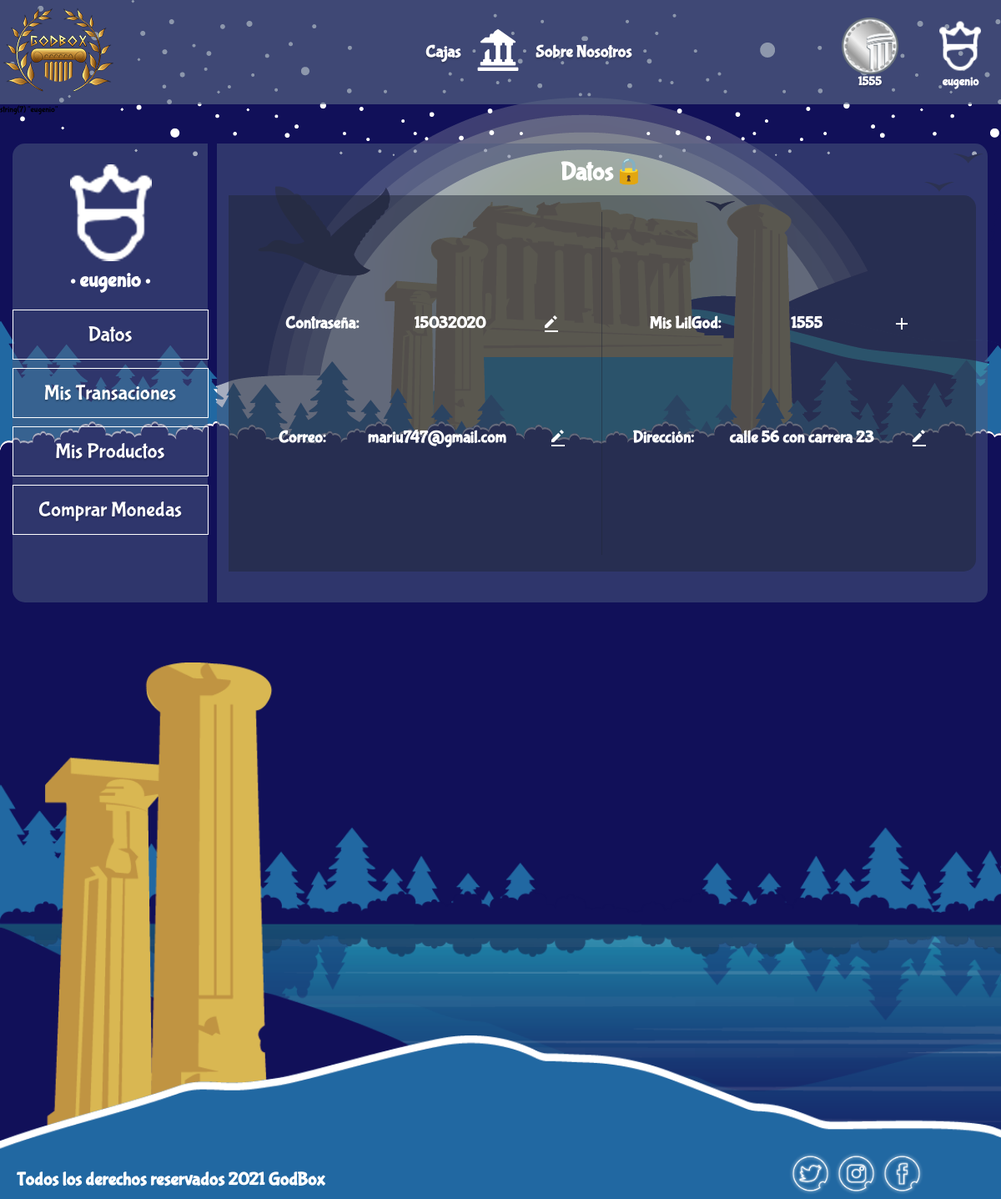
The page /view/user_page.php (signed in) on the database as committed earlier.
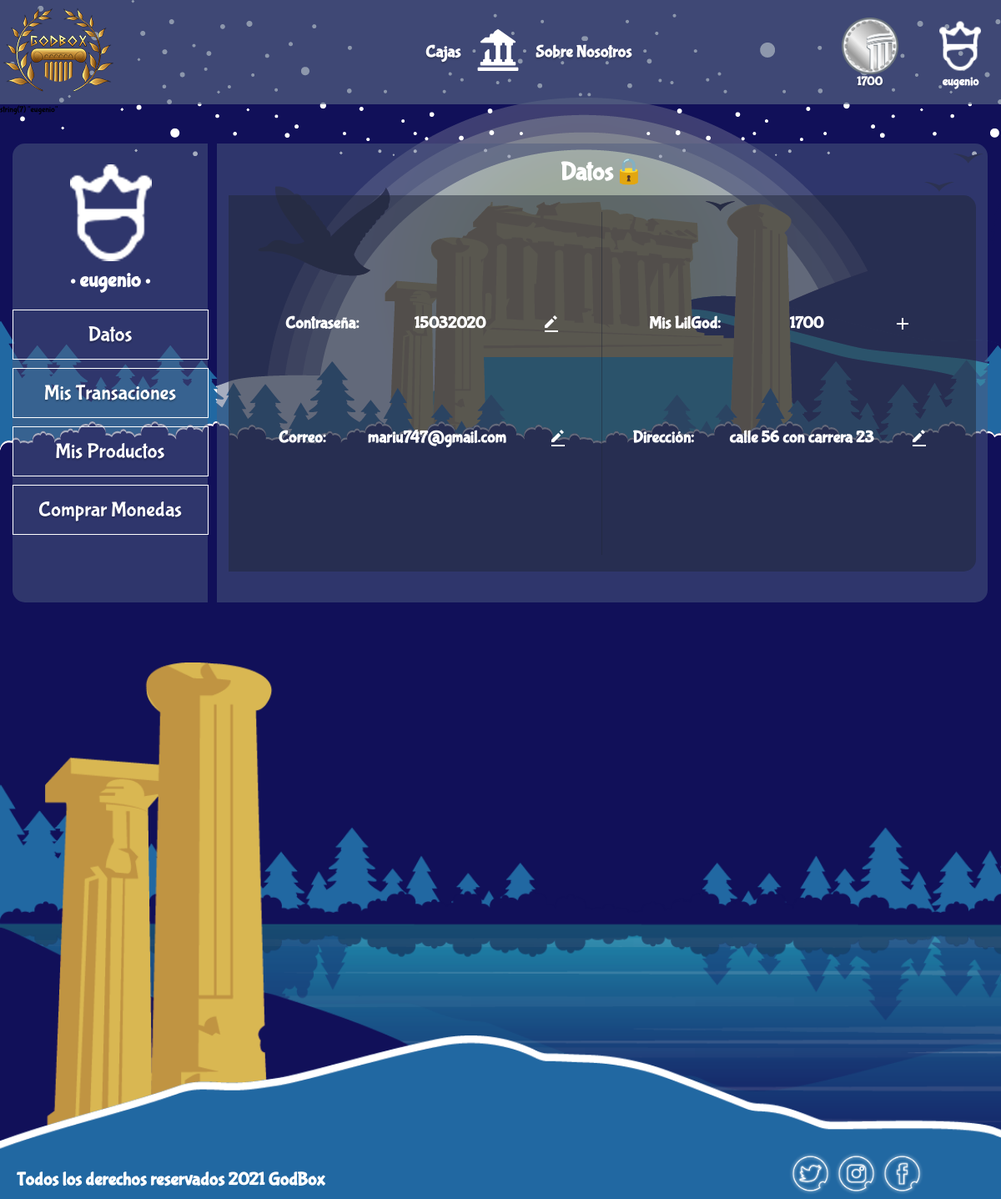
The same page on the database as committed later.
### tables this page shows
CREATE TABLE `users` (
  `username` varchar(45) NOT NULL,
  `password` varchar(45) NOT NULL,
  `coins` int(11) NOT NULL,
  `id` varchar(45) NOT NULL,
  `email` varchar(45) NOT NULL,
  `address` varchar(45) NOT NULL,
  `birth` varchar(45) NOT NULL,
  `fecha de registro` varchar(11) NOT NULL
);

### model/connect_db.php (called while the page is built, shortened)
<?php
class connect_db {
  var $conection;
  function __construct () {
    $server_conect = "localhost";
    $username = "root";
    $password = "12345678";
    $use_db = "godbox";
    $this->conection = new mysqli($server_conect, $username, $password, $use_db);
  }
  function add_instruc($instruct) {
    return $this->conection->query($instruct);
  }
}
?>

### model/user.php (called while the page is built, shortened)
<?php
  class user {
  private $data_base;
  function __construct() {
    $this->data_base= new connect_db();
  }
    function GetByUsername($username){
      $query_send = "SELECT `username`, `password`, `id`, `email`, `address`, `coins` FROM `users` WHERE  `username` = '$username'";
      $question = $this->data_base->add_instruc($query_send);
      return $question;
    }
    function getCoinsdb($username){
      $query_send = "SELECT `coins` FROM `users` WHERE `username` = '".$username."'";
      $question =  $this->data_base->add_instruc($query_send);
      if(mysqli_num_rows($question) > 0){
         $rows = mysqli_fetch_array($question);
         return $rows['coins'];
      }else {
        return 0;
      }
    }
}
?>

### view/user_page.php (the view, shortened to what the changed rows need)
<?php
require_once('../controllers/header-controller.php');
require_once('../model/user.php');
?>
<!DOCTYPE html>
<html lang="en">
<head>
  <link rel="stylesheet" href="../css/user_page.css">
</head>
<body>
       <?php include($header);
       $user = new user;
       $question = $user->GetByUsername($_SESSION['user']);
       var_dump($_SESSION['user']);
       while ($row = mysqli_fetch_array($question)){?>
     <main class="container">
        <section class="panel__container">
          <articles class="admin__container">
            <div class="admin__profile">
              <figure class="admin__ico-container">
                <img src="../assets/icons/user-profile.png" alt="" title="">
              </figure>
              <h4 class="title"><?php echo $_SESSION['user']?></h4>
            </div>
            <div class="select__reports">
                <a href="../view/user_page.php"><div class="btn__report">Datos</div></a>
                <a href="../view/transaciones_user.php"><div class="btn__report">Mis Transaciones</div></a>
                <a href="../view/user_inventory.php"><div class="btn__report">Mis Productos</div></a>
                <a href="../view/buy_coins.php"><div class="btn__report">Comprar Monedas</div></a>
            </div>
        </articles>
      </section>
      <section class="reports__container">
          <h4 class="title">Datos🔒</h4>
          <div class="put__reports">
            <div class="essencial__crud">
              <div class="crud password">
                <h4>Contraseña:</h4> <h4 class="respuesta"><?php echo $row['password'];?></h4>
                <a href="../CRUD/update-password.php"><img src="../assets/icons/bx-edit-alt.svg" alt="editar" title="editar contraseña"></a>
              </div>
              <div class="crud email">
                <h4>Correo:</h4> <h4 class="respuesta"><?php echo $row['email'];?></h4>
                <a href="../CRUD/update-email.php"><img src="../assets/icons/bx-edit-alt.svg" alt="editar" title="editar correo"></a>
              </div>
            </div>
            <div class="other__crud">
              <div class="crud LilGod">
                <h4>Mis LilGod:</h4> <h4 class="respuesta"><?php echo $row['coins'];?></h4>
                <a href="../view/buy_coins.php"><img src="../assets/icons/outline_add_white_24dp.png" alt="Comprar Más" title="Comprar Más"></a>
              </div>
              <div class="crud address">
                <h4>Dirección:</h4> <h4 class="respuesta"><?php echo $row['address'];?></h4>
                <a href="../CRUD/update-address.php"><img src="../assets/icons/bx-edit-alt.svg" alt="editar" title="editar direccion"></a>
              </div>
              <?php };?>
            </div>
          </div>
      </section>
    </main>
</body>
</html>

### partials/header-user.php (shortened to what the changed rows need)
<?php
    require_once('../model/connect_db.php');
    require_once('../model/user.php');
    $user = new user();
    $username = $_SESSION['user'];
    $coins = $user->getCoinsdb($username);
?>
<header class="header-u">
        <div class="container-header-u">
            <section class="options-u">
                <div class="link-u">
                    <ul class="btn-menu-u">
                    <a href="../view/buy_coins.php">
                        <img src="../assets/icons/coin.png" alt="" class="item-u">
                        <?php echo "<h3 class ='name'>".$coins."</h3>"?>
                    </a>
                    </ul>
                </div>
            </section>
        </div>
    </header>

Rows that differ between the two databases and show on the page:
changed users "mariu747@gmail.com": coins "1555" → "1700"
